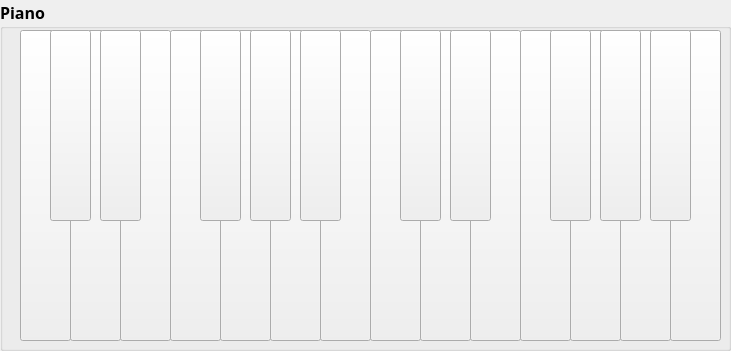
   <widget class="QGroupBox" name="groupBox">
    <property name="geometry">
     <rect>
      <x>30</x>
      <y>200</y>
      <width>731</width>
      <height>351</height>
     </rect>
    </property>
    <property name="palette">
     <palette>
      <active/>
      <inactive/>
      <disabled/>
     </palette>
    </property>
    <property name="font">
     <font>
      <family>Segoe Script</family>
      <pointsize>12</pointsize>
      <weight>75</weight>
      <bold>true</bold>
     </font>
    </property>
    <property name="cursor">
     <cursorShape>OpenHandCursor</cursorShape>
    </property>
    <property name="autoFillBackground">
     <bool>true</bool>
    </property>
    <property name="title">
     <string>Piano</string>
    </property>
    <widget class="QPushButton" name="Id_Do_1">
     <property name="geometry">
      <rect>
       <x>20</x>
       <y>30</y>
       <width>51</width>
       <height>311</height>
      </rect>
     </property>
     <property name="palette">
      <palette>
       <active>
        <colorrole role="Button">
         <brush brushstyle="SolidPattern">
          <color alpha="255">
           <red>255</red>
           <green>255</green>
           <blue>255</blue>
          </color>
         </brush>
        </colorrole>
       </active>
       <inactive>
        <colorrole role="Button">
         <brush brushstyle="SolidPattern">
          <color alpha="255">
           <red>240</red>
           <green>240</green>
           <blue>240</blue>
          </color>
         </brush>
        </colorrole>
       </inactive>
       <disabled>
        <colorrole role="Button">
         <brush brushstyle="SolidPattern">
          <color alpha="255">
           <red>255</red>
           <green>255</green>
           <blue>255</blue>
          </color>
         </brush>
        </colorrole>
       </disabled>
      </palette>
     </property>
     <property name="text">
      <string/>
     </property>
    </widget>
    <widget class="QPushButton" name="Id_Re_1">
     <property name="geometry">
      <rect>
       <x>70</x>
       <y>30</y>
       <width>51</width>
       <height>311</height>
      </rect>
     </property>
     <property name="palette">
      <palette>
       <active>
        <colorrole role="Button">
         <brush brushstyle="SolidPattern">
          <color alpha="255">
           <red>255</red>
           <green>255</green>
           <blue>255</blue>
          </color>
         </brush>
        </colorrole>
       </active>
       <inactive>
        <colorrole role="Button">
         <brush brushstyle="SolidPattern">
          <color alpha="255">
           <red>240</red>
           <green>240</green>
           <blue>240</blue>
          </color>
         </brush>
        </colorrole>
       </inactive>
       <disabled>
        <colorrole role="Button">
         <brush brushstyle="SolidPattern">
          <color alpha="255">
           <red>255</red>
           <green>255</green>
           <blue>255</blue>
          </color>
         </brush>
        </colorrole>
       </disabled>
      </palette>
     </property>
     <property name="text">
      <string/>
     </property>
    </widget>
    <widget class="QPushButton" name="Id_Mi_1">
     <property name="geometry">
      <rect>
       <x>120</x>
       <y>30</y>
       <width>51</width>
       <height>311</height>
      </rect>
     </property>
     <property name="palette">
      <palette>
       <active>
        <colorrole role="Button">
         <brush brushstyle="SolidPattern">
          <color alpha="255">
           <red>255</red>
           <green>255</green>
           <blue>255</blue>
          </color>
         </brush>
        </colorrole>
       </active>
       <inactive>
        <colorrole role="Button">
         <brush brushstyle="SolidPattern">
          <color alpha="255">
           <red>240</red>
           <green>240</green>
           <blue>240</blue>
          </color>
         </brush>
        </colorrole>
       </inactive>
       <disabled>
        <colorrole role="Button">
         <brush brushstyle="SolidPattern">
          <color alpha="255">
           <red>255</red>
           <green>255</green>
           <blue>255</blue>
          </color>
         </brush>
        </colorrole>
       </disabled>
      </palette>
     </property>
     <property name="text">
      <string/>
     </property>
    </widget>
    <widget class="QPushButton" name="Id_Fa_1">
     <property name="geometry">
      <rect>
       <x>170</x>
       <y>30</y>
       <width>51</width>
       <height>311</height>
      </rect>
     </property>
     <property name="palette">
      <palette>
       <active>
        <colorrole role="Button">
         <brush brushstyle="SolidPattern">
          <color alpha="255">
           <red>255</red>
           <green>255</green>
           <blue>255</blue>
          </color>
         </brush>
        </colorrole>
       </active>
       <inactive>
        <colorrole role="Button">
         <brush brushstyle="SolidPattern">
          <color alpha="255">
           <red>240</red>
           <green>240</green>
           <blue>240</blue>
          </color>
         </brush>
        </colorrole>
       </inactive>
       <disabled>
        <colorrole role="Button">
         <brush brushstyle="SolidPattern">
          <color alpha="255">
           <red>255</red>
           <green>255</green>
           <blue>255</blue>
          </color>
         </brush>
        </colorrole>
       </disabled>
      </palette>
     </property>
     <property name="text">
      <string/>
     </property>
    </widget>
    <widget class="QPushButton" name="Id_La_1">
     <property name="geometry">
      <rect>
       <x>270</x>
       <y>30</y>
       <width>51</width>
       <height>311</height>
      </rect>
     </property>
     <property name="palette">
      <palette>
       <active>
        <colorrole role="Button">
         <brush brushstyle="SolidPattern">
          <color alpha="255">
           <red>255</red>
           <green>255</green>
           <blue>255</blue>
          </color>
         </brush>
        </colorrole>
       </active>
       <inactive>
        <colorrole role="Button">
         <brush brushstyle="SolidPattern">
          <color alpha="255">
           <red>240</red>
           <green>240</green>
           <blue>240</blue>
          </color>
         </brush>
        </colorrole>
       </inactive>
       <disabled>
        <colorrole role="Button">
         <brush brushstyle="SolidPattern">
          <color alpha="255">
           <red>255</red>
           <green>255</green>
           <blue>255</blue>
          </color>
         </brush>
        </colorrole>
       </disabled>
      </palette>
     </property>
     <property name="text">
      <string/>
     </property>
    </widget>
    <widget class="QPushButton" name="Id_Sol_1">
     <property name="geometry">
      <rect>
       <x>220</x>
       <y>30</y>
       <width>51</width>
       <height>311</height>
      </rect>
     </property>
     <property name="palette">
      <palette>
       <active>
        <colorrole role="Button">
         <brush brushstyle="SolidPattern">
          <color alpha="255">
           <red>255</red>
           <green>255</green>
           <blue>255</blue>
          </color>
         </brush>
        </colorrole>
       </active>
       <inactive>
        <colorrole role="Button">
         <brush brushstyle="SolidPattern">
          <color alpha="255">
           <red>240</red>
           <green>240</green>
           <blue>240</blue>
          </color>
         </brush>
        </colorrole>
       </inactive>
       <disabled>
        <colorrole role="Button">
         <brush brushstyle="SolidPattern">
          <color alpha="255">
           <red>255</red>
           <green>255</green>
           <blue>255</blue>
          </color>
         </brush>
        </colorrole>
       </disabled>
      </palette>
     </property>
     <property name="text">
      <string/>
     </property>
    </widget>
    <widget class="QPushButton" name="Id_Si_1">
     <property name="geometry">
      <rect>
       <x>320</x>
       <y>30</y>
       <width>51</width>
       <height>311</height>
      </rect>
     </property>
     <property name="palette">
      <palette>
       <active>
        <colorrole role="Button">
         <brush brushstyle="SolidPattern">
          <color alpha="255">
           <red>255</red>
           <green>255</green>
           <blue>255</blue>
          </color>
         </brush>
        </colorrole>
       </active>
       <inactive>
        <colorrole role="Button">
         <brush brushstyle="SolidPattern">
          <color alpha="255">
           <red>240</red>
           <green>240</green>
           <blue>240</blue>
          </color>
         </brush>
        </colorrole>
       </inactive>
       <disabled>
        <colorrole role="Button">
         <brush brushstyle="SolidPattern">
          <color alpha="255">
           <red>255</red>
           <green>255</green>
           <blue>255</blue>
          </color>
         </brush>
        </colorrole>
       </disabled>
      </palette>
     </property>
     <property name="text">
      <string/>
     </property>
    </widget>
    <widget class="QPushButton" name="Id_DoS_1">
     <property name="geometry">
      <rect>
       <x>50</x>
       <y>30</y>
       <width>41</width>
       <height>191</height>
      </rect>
     </property>
     <property name="palette">
      <palette>
       <active>
        <colorrole role="Button">
         <brush brushstyle="SolidPattern">
          <color alpha="255">
           <red>8</red>
           <green>6</green>
           <blue>5</blue>
          </color>
         </brush>
        </colorrole>
       </active>
       <inactive>
        <colorrole role="Button">
         <brush brushstyle="SolidPattern">
          <color alpha="255">
           <red>240</red>
           <green>240</green>
           <blue>240</blue>
          </color>
         </brush>
        </colorrole>
       </inactive>
       <disabled>
        <colorrole role="Button">
         <brush brushstyle="SolidPattern">
          <color alpha="255">
           <red>8</red>
           <green>6</green>
           <blue>5</blue>
          </color>
         </brush>
        </colorrole>
       </disabled>
      </palette>
     </property>
     <property name="text">
      <string/>
     </property>
    </widget>
    <widget class="QPushButton" name="Id_ReS_1">
     <property name="geometry">
      <rect>
       <x>100</x>
       <y>30</y>
       <width>41</width>
       <height>191</height>
      </rect>
     </property>
     <property name="palette">
      <palette>
       <active>
        <colorrole role="Button">
         <brush brushstyle="SolidPattern">
          <color alpha="255">
           <red>8</red>
           <green>6</green>
           <blue>5</blue>
          </color>
         </brush>
        </colorrole>
       </active>
       <inactive>
        <colorrole role="Button">
         <brush brushstyle="SolidPattern">
          <color alpha="255">
           <red>240</red>
           <green>240</green>
           <blue>240</blue>
          </color>
         </brush>
        </colorrole>
       </inactive>
       <disabled>
        <colorrole role="Button">
         <brush brushstyle="SolidPattern">
          <color alpha="255">
           <red>8</red>
           <green>6</green>
           <blue>5</blue>
          </color>
         </brush>
        </colorrole>
       </disabled>
      </palette>
     </property>
     <property name="text">
      <string/>
     </property>
    </widget>
    <widget class="QPushButton" name="Id_FaS_1">
     <property name="geometry">
      <rect>
       <x>200</x>
       <y>30</y>
       <width>41</width>
       <height>191</height>
      </rect>
     </property>
     <property name="palette">
      <palette>
       <active>
        <colorrole role="Button">
         <brush brushstyle="SolidPattern">
          <color alpha="255">
           <red>8</red>
           <green>6</green>
           <blue>5</blue>
          </color>
         </brush>
        </colorrole>
       </active>
       <inactive>
        <colorrole role="Button">
         <brush brushstyle="SolidPattern">
          <color alpha="255">
           <red>240</red>
           <green>240</green>
           <blue>240</blue>
          </color>
         </brush>
        </colorrole>
       </inactive>
       <disabled>
        <colorrole role="Button">
         <brush brushstyle="SolidPattern">
          <color alpha="255">
           <red>8</red>
           <green>6</green>
           <blue>5</blue>
          </color>
         </brush>
        </colorrole>
       </disabled>
      </palette>
     </property>
     <property name="text">
      <string/>
     </property>
    </widget>
    <widget class="QPushButton" name="Id_SolS_1">
     <property name="geometry">
      <rect>
       <x>250</x>
       <y>30</y>
       <width>41</width>
       <height>191</height>
      </rect>
     </property>
     <property name="palette">
      <palette>
       <active>
        <colorrole role="Button">
         <brush brushstyle="SolidPattern">
          <color alpha="255">
           <red>8</red>
           <green>6</green>
           <blue>5</blue>
          </color>
         </brush>
        </colorrole>
       </active>
       <inactive>
        <colorrole role="Button">
         <brush brushstyle="SolidPattern">
          <color alpha="255">
           <red>240</red>
           <green>240</green>
           <blue>240</blue>
          </color>
         </brush>
        </colorrole>
       </inactive>
       <disabled>
        <colorrole role="Button">
         <brush brushstyle="SolidPattern">
          <color alpha="255">
           <red>8</red>
           <green>6</green>
           <blue>5</blue>
          </color>
         </brush>
        </colorrole>
       </disabled>
      </palette>
     </property>
     <property name="text">
      <string/>
     </property>
    </widget>
    <widget class="QPushButton" name="Id_LaS_1">
     <property name="geometry">
      <rect>
       <x>300</x>
       <y>30</y>
       <width>41</width>
       <height>191</height>
      </rect>
     </property>
     <property name="palette">
      <palette>
       <active>
        <colorrole role="Button">
         <brush brushstyle="SolidPattern">
          <color alpha="255">
           <red>8</red>
           <green>6</green>
           <blue>5</blue>
          </color>
         </brush>
        </colorrole>
       </active>
       <inactive>
        <colorrole role="Button">
         <brush brushstyle="SolidPattern">
          <color alpha="255">
           <red>240</red>
           <green>240</green>
           <blue>240</blue>
          </color>
         </brush>
        </colorrole>
       </inactive>
       <disabled>
        <colorrole role="Button">
         <brush brushstyle="SolidPattern">
          <color alpha="255">
           <red>8</red>
           <green>6</green>
           <blue>5</blue>
          </color>
         </brush>
        </colorrole>
       </disabled>
      </palette>
     </property>
     <property name="text">
      <string/>
     </property>
    </widget>
    <widget class="QPushButton" name="Id_La_2">
     <property name="geometry">
      <rect>
       <x>620</x>
       <y>30</y>
       <width>51</width>
       <height>311</height>
      </rect>
     </property>
     <property name="palette">
      <palette>
       <active>
        <colorrole role="Button">
         <brush brushstyle="SolidPattern">
          <color alpha="255">
           <red>255</red>
           <green>255</green>
           <blue>255</blue>
          </color>
         </brush>
        </colorrole>
       </active>
       <inactive>
        <colorrole role="Button">
         <brush brushstyle="SolidPattern">
          <color alpha="255">
           <red>240</red>
           <green>240</green>
           <blue>240</blue>
          </color>
         </brush>
        </colorrole>
       </inactive>
       <disabled>
        <colorrole role="Button">
         <brush brushstyle="SolidPattern">
          <color alpha="255">
           <red>255</red>
           <green>255</green>
           <blue>255</blue>
          </color>
         </brush>
        </colorrole>
       </disabled>
      </palette>
     </property>
     <property name="text">
      <string/>
     </property>
    </widget>
    <widget class="QPushButton" name="Id_Mi_2">
     <property name="geometry">
      <rect>
       <x>470</x>
       <y>30</y>
       <width>51</width>
       <height>311</height>
      </rect>
     </property>
     <property name="palette">
      <palette>
       <active>
        <colorrole role="Button">
         <brush brushstyle="SolidPattern">
          <color alpha="255">
           <red>255</red>
           <green>255</green>
           <blue>255</blue>
          </color>
         </brush>
        </colorrole>
       </active>
       <inactive>
        <colorrole role="Button">
         <brush brushstyle="SolidPattern">
          <color alpha="255">
           <red>240</red>
           <green>240</green>
           <blue>240</blue>
          </color>
         </brush>
        </colorrole>
       </inactive>
       <disabled>
        <colorrole role="Button">
         <brush brushstyle="SolidPattern">
          <color alpha="255">
           <red>255</red>
           <green>255</green>
           <blue>255</blue>
          </color>
         </brush>
        </colorrole>
       </disabled>
      </palette>
     </property>
     <property name="text">
      <string/>
     </property>
    </widget>
    <widget class="QPushButton" name="Id_Si_2">
     <property name="geometry">
      <rect>
       <x>670</x>
       <y>30</y>
       <width>51</width>
       <height>311</height>
      </rect>
     </property>
     <property name="palette">
      <palette>
       <active>
        <colorrole role="Button">
         <brush brushstyle="SolidPattern">
          <color alpha="255">
           <red>255</red>
           <green>255</green>
           <blue>255</blue>
          </color>
         </brush>
        </colorrole>
       </active>
       <inactive>
        <colorrole role="Button">
         <brush brushstyle="SolidPattern">
          <color alpha="255">
           <red>240</red>
           <green>240</green>
           <blue>240</blue>
          </color>
         </brush>
        </colorrole>
       </inactive>
       <disabled>
        <colorrole role="Button">
         <brush brushstyle="SolidPattern">
          <color alpha="255">
           <red>255</red>
           <green>255</green>
           <blue>255</blue>
          </color>
         </brush>
        </colorrole>
       </disabled>
      </palette>
     </property>
     <property name="text">
      <string/>
     </property>
    </widget>
    <widget class="QPushButton" name="Id_LaS_2">
     <property name="geometry">
      <rect>
       <x>650</x>
       <y>30</y>
       <width>41</width>
       <height>191</height>
      </rect>
     </property>
     <property name="palette">
      <palette>
       <active>
        <colorrole role="Button">
         <brush brushstyle="SolidPattern">
          <color alpha="255">
           <red>8</red>
           <green>6</green>
           <blue>5</blue>
          </color>
         </brush>
        </colorrole>
       </active>
       <inactive>
        <colorrole role="Button">
         <brush brushstyle="SolidPattern">
          <color alpha="255">
           <red>240</red>
           <green>240</green>
           <blue>240</blue>
          </color>
         </brush>
        </colorrole>
       </inactive>
       <disabled>
        <colorrole role="Button">
         <brush brushstyle="SolidPattern">
          <color alpha="255">
           <red>8</red>
           <green>6</green>
           <blue>5</blue>
          </color>
         </brush>
        </colorrole>
       </disabled>
      </palette>
     </property>
     <property name="text">
      <string/>
     </property>
    </widget>
    <widget class="QPushButton" name="Id_Do_2">
     <property name="geometry">
      <rect>
       <x>370</x>
       <y>30</y>
       <width>51</width>
       <height>311</height>
      </rect>
     </property>
     <property name="palette">
      <palette>
       <active>
        <colorrole role="Button">
         <brush brushstyle="SolidPattern">
          <color alpha="255">
           <red>255</red>
           <green>255</green>
           <blue>255</blue>
          </color>
         </brush>
        </colorrole>
       </active>
       <inactive>
        <colorrole role="Button">
         <brush brushstyle="SolidPattern">
          <color alpha="255">
           <red>240</red>
           <green>240</green>
           <blue>240</blue>
          </color>
         </brush>
        </colorrole>
       </inactive>
       <disabled>
        <colorrole role="Button">
         <brush brushstyle="SolidPattern">
          <color alpha="255">
           <red>255</red>
           <green>255</green>
           <blue>255</blue>
          </color>
         </brush>
        </colorrole>
       </disabled>
      </palette>
     </property>
     <property name="text">
      <string/>
     </property>
    </widget>
    <widget class="QPushButton" name="Id_Fa_2">
     <property name="geometry">
      <rect>
       <x>520</x>
       <y>30</y>
       <width>51</width>
       <height>311</height>
      </rect>
     </property>
     <property name="palette">
      <palette>
       <active>
        <colorrole role="Button">
         <brush brushstyle="SolidPattern">
          <color alpha="255">
           <red>255</red>
           <green>255</green>
           <blue>255</blue>
          </color>
         </brush>
        </colorrole>
       </active>
       <inactive>
        <colorrole role="Button">
         <brush brushstyle="SolidPattern">
          <color alpha="255">
           <red>240</red>
           <green>240</green>
           <blue>240</blue>
          </color>
         </brush>
        </colorrole>
       </inactive>
       <disabled>
        <colorrole role="Button">
         <brush brushstyle="SolidPattern">
          <color alpha="255">
           <red>255</red>
           <green>255</green>
           <blue>255</blue>
          </color>
         </brush>
        </colorrole>
       </disabled>
      </palette>
     </property>
     <property name="text">
      <string/>
     </property>
    </widget>
    <widget class="QPushButton" name="Id_Re_2">
     <property name="geometry">
      <rect>
       <x>420</x>
       <y>30</y>
       <width>51</width>
       <height>311</height>
      </rect>
     </property>
     <property name="palette">
      <palette>
       <active>
        <colorrole role="Button">
         <brush brushstyle="SolidPattern">
          <color alpha="255">
           <red>255</red>
           <green>255</green>
           <blue>255</blue>
          </color>
         </brush>
        </colorrole>
       </active>
       <inactive>
        <colorrole role="Button">
         <brush brushstyle="SolidPattern">
          <color alpha="255">
           <red>240</red>
           <green>240</green>
           <blue>240</blue>
          </color>
         </brush>
        </colorrole>
       </inactive>
       <disabled>
        <colorrole role="Button">
         <brush brushstyle="SolidPattern">
          <color alpha="255">
           <red>255</red>
           <green>255</green>
           <blue>255</blue>
          </color>
         </brush>
        </colorrole>
       </disabled>
      </palette>
     </property>
     <property name="text">
      <string/>
     </property>
    </widget>
    <widget class="QPushButton" name="Id_Sol_2">
     <property name="geometry">
      <rect>
       <x>570</x>
       <y>30</y>
       <width>51</width>
       <height>311</height>
      </rect>
     </property>
     <property name="palette">
      <palette>
       <active>
        <colorrole role="Button">
         <brush brushstyle="SolidPattern">
          <color alpha="255">
           <red>255</red>
           <green>255</green>
           <blue>255</blue>
          </color>
         </brush>
        </colorrole>
       </active>
       <inactive>
        <colorrole role="Button">
         <brush brushstyle="SolidPattern">
          <color alpha="255">
           <red>240</red>
           <green>240</green>
           <blue>240</blue>
          </color>
         </brush>
        </colorrole>
       </inactive>
       <disabled>
        <colorrole role="Button">
         <brush brushstyle="SolidPattern">
          <color alpha="255">
           <red>255</red>
           <green>255</green>
           <blue>255</blue>
          </color>
         </brush>
        </colorrole>
       </disabled>
      </palette>
     </property>
     <property name="text">
      <string/>
     </property>
    </widget>
    <widget class="QPushButton" name="Id_FaS_2">
     <property name="geometry">
      <rect>
       <x>550</x>
       <y>30</y>
       <width>41</width>
       <height>191</height>
      </rect>
     </property>
     <property name="palette">
      <palette>
       <active>
        <colorrole role="Button">
         <brush brushstyle="SolidPattern">
          <color alpha="255">
           <red>8</red>
           <green>6</green>
           <blue>5</blue>
          </color>
         </brush>
        </colorrole>
       </active>
       <inactive>
        <colorrole role="Button">
         <brush brushstyle="SolidPattern">
          <color alpha="255">
           <red>240</red>
           <green>240</green>
           <blue>240</blue>
          </color>
         </brush>
        </colorrole>
       </inactive>
       <disabled>
        <colorrole role="Button">
         <brush brushstyle="SolidPattern">
          <color alpha="255">
           <red>8</red>
           <green>6</green>
           <blue>5</blue>
          </color>
         </brush>
        </colorrole>
       </disabled>
      </palette>
     </property>
     <property name="text">
      <string/>
     </property>
    </widget>
    <widget class="QPushButton" name="Id_SolS_2">
     <property name="geometry">
      <rect>
       <x>600</x>
       <y>30</y>
       <width>41</width>
       <height>191</height>
      </rect>
     </property>
     <property name="palette">
      <palette>
       <active>
        <colorrole role="Button">
         <brush brushstyle="SolidPattern">
          <color alpha="255">
           <red>8</red>
           <green>6</green>
           <blue>5</blue>
          </color>
         </brush>
        </colorrole>
       </active>
       <inactive>
        <colorrole role="Button">
         <brush brushstyle="SolidPattern">
          <color alpha="255">
           <red>240</red>
           <green>240</green>
           <blue>240</blue>
          </color>
         </brush>
        </colorrole>
       </inactive>
       <disabled>
        <colorrole role="Button">
         <brush brushstyle="SolidPattern">
          <color alpha="255">
           <red>8</red>
           <green>6</green>
           <blue>5</blue>
          </color>
         </brush>
        </colorrole>
       </disabled>
      </palette>
     </property>
     <property name="text">
      <string/>
     </property>
    </widget>
    <widget class="QPushButton" name="Id_DoS_2">
     <property name="geometry">
      <rect>
       <x>400</x>
       <y>30</y>
       <width>41</width>
       <height>191</height>
      </rect>
     </property>
     <property name="palette">
      <palette>
       <active>
        <colorrole role="Button">
         <brush brushstyle="SolidPattern">
          <color alpha="255">
           <red>8</red>
           <green>6</green>
           <blue>5</blue>
          </color>
         </brush>
        </colorrole>
       </active>
       <inactive>
        <colorrole role="Button">
         <brush brushstyle="SolidPattern">
          <color alpha="255">
           <red>240</red>
           <green>240</green>
           <blue>240</blue>
          </color>
         </brush>
        </colorrole>
       </inactive>
       <disabled>
        <colorrole role="Button">
         <brush brushstyle="SolidPattern">
          <color alpha="255">
           <red>8</red>
           <green>6</green>
           <blue>5</blue>
          </color>
         </brush>
        </colorrole>
       </disabled>
      </palette>
     </property>
     <property name="text">
      <string/>
     </property>
    </widget>
    <widget class="QPushButton" name="Id_ReS_2">
     <property name="geometry">
      <rect>
       <x>450</x>
       <y>30</y>
       <width>41</width>
       <height>191</height>
      </rect>
     </property>
     <property name="palette">
      <palette>
       <active>
        <colorrole role="Button">
         <brush brushstyle="SolidPattern">
          <color alpha="255">
           <red>8</red>
           <green>6</green>
           <blue>5</blue>
          </color>
         </brush>
        </colorrole>
       </active>
       <inactive>
        <colorrole role="Button">
         <brush brushstyle="SolidPattern">
          <color alpha="255">
           <red>240</red>
           <green>240</green>
           <blue>240</blue>
          </color>
         </brush>
        </colorrole>
       </inactive>
       <disabled>
        <colorrole role="Button">
         <brush brushstyle="SolidPattern">
          <color alpha="255">
           <red>8</red>
           <green>6</green>
           <blue>5</blue>
          </color>
         </brush>
        </colorrole>
       </disabled>
      </palette>
     </property>
     <property name="text">
      <string/>
     </property>
    </widget>
   </widget>
